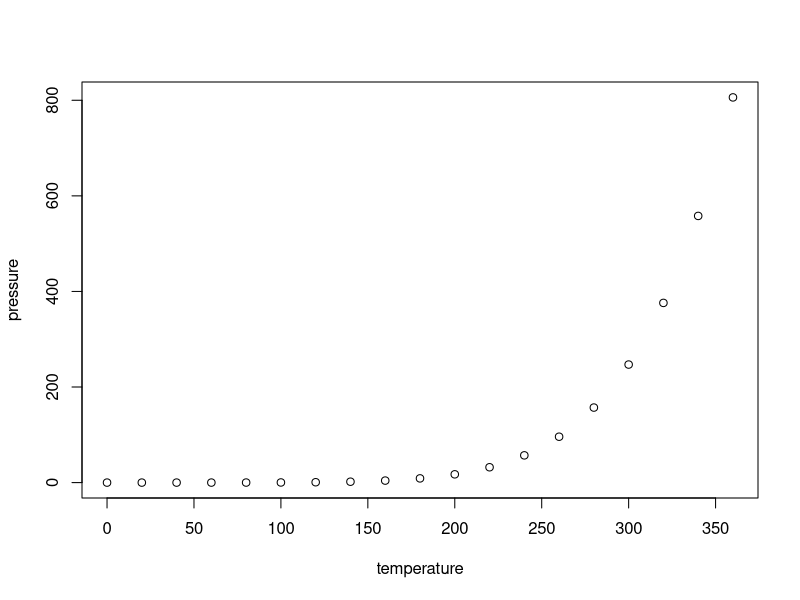
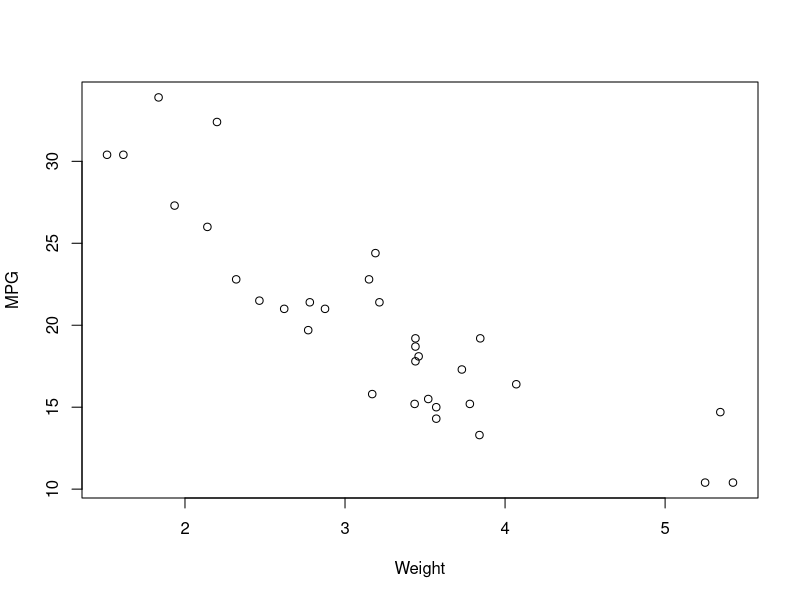

These figures' R source, in order:
## ---- chunk 1
knitr::opts_chunk$set(echo = FALSE)
## ---- chunk 2
head(cars)
summary(cars)
## ---- chunk 3
plot(pressure)
plot(mtcars$wt, mtcars$mpg, xlab="Weight", ylab = "MPG")
